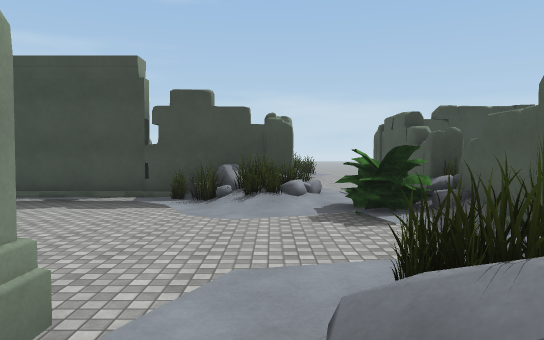
View 1 (above)

24 first-person views from a walk through a scene from a Unity 3-D project. The camera is 1.5 m above the floor, tilts 2° down and sees 70° across. The floor is counted in squares, 2 m on a side. Each view is taken from the middle of a square. On the plan, view 1 faces up. The plan holds only what a view shows up to about 12 squares ahead; the rest is blank. The place goes on beyond the plan. Some surface patterns are stand-ins.

View 2
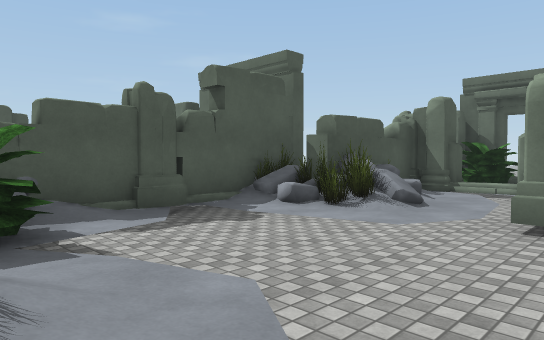

View 3
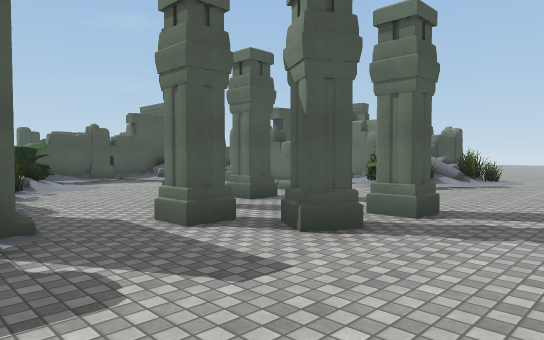

View 4
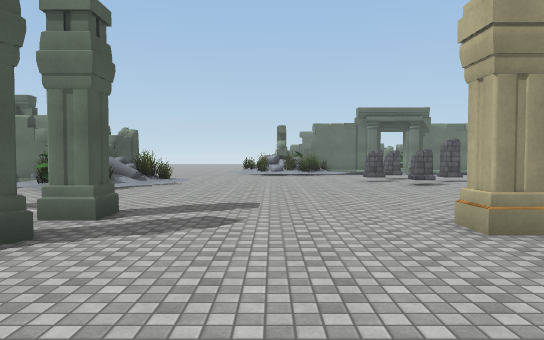

View 5
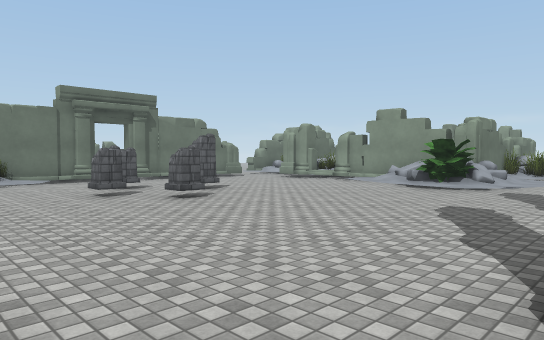

View 6
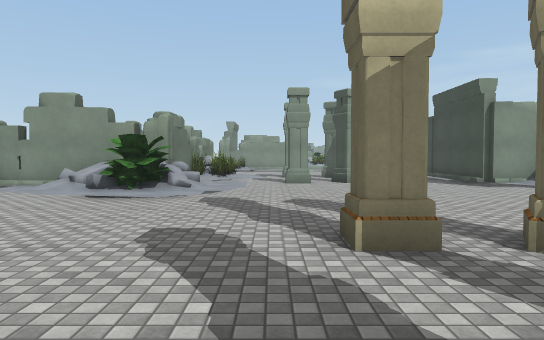

View 7
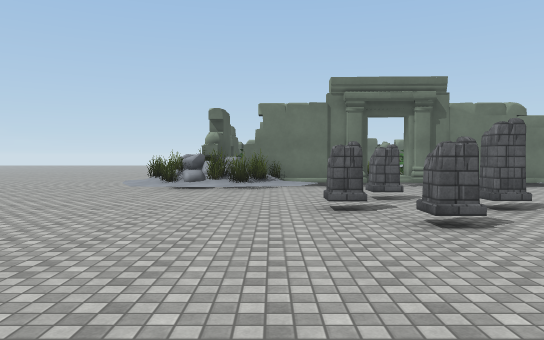

View 8
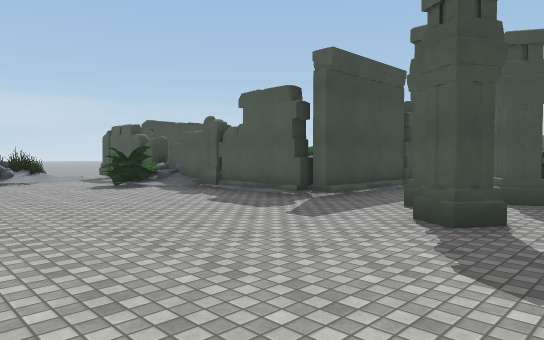

View 9
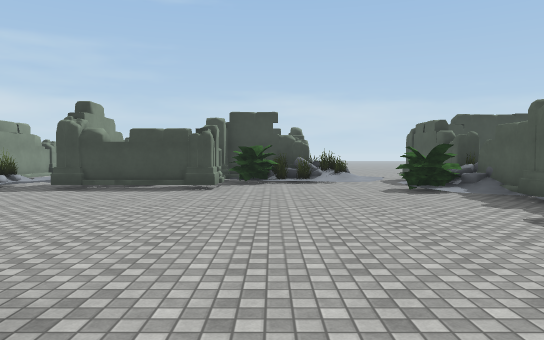

View 10
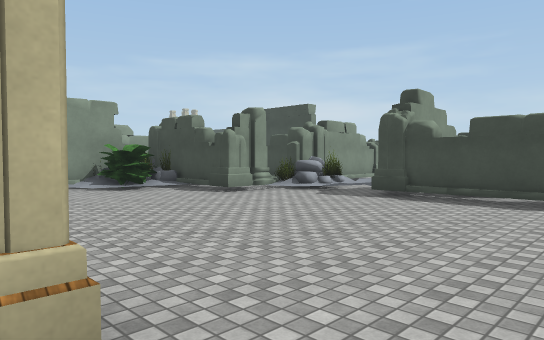

View 11
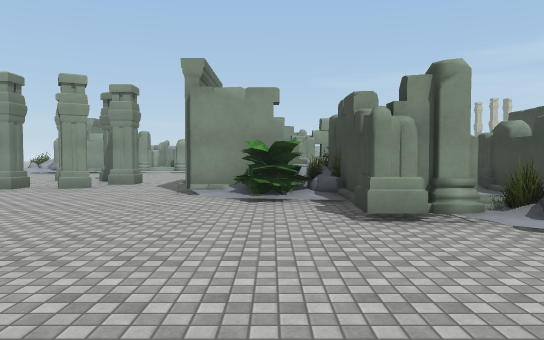

View 12
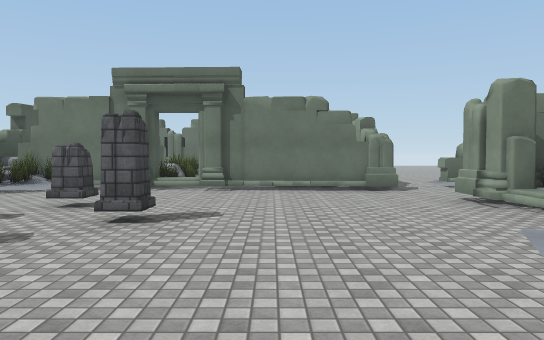

View 13
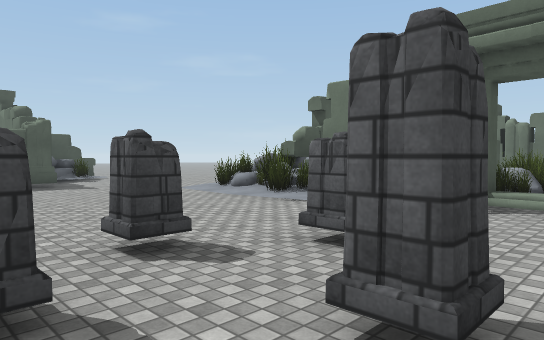

View 14
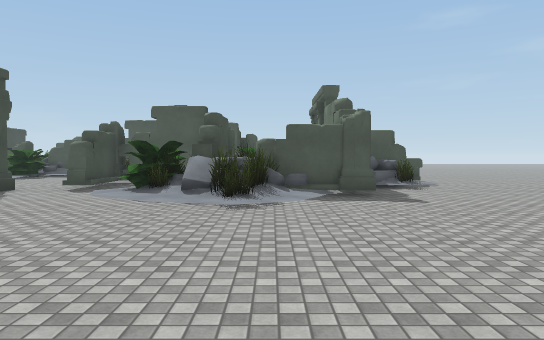

View 15
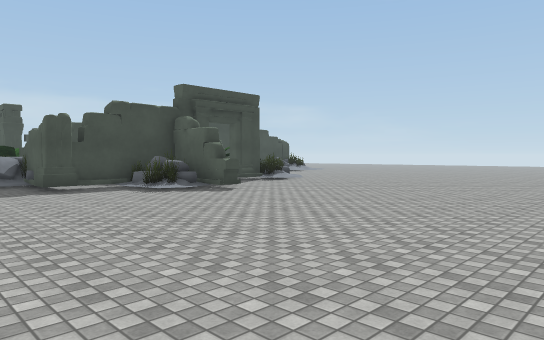

View 16
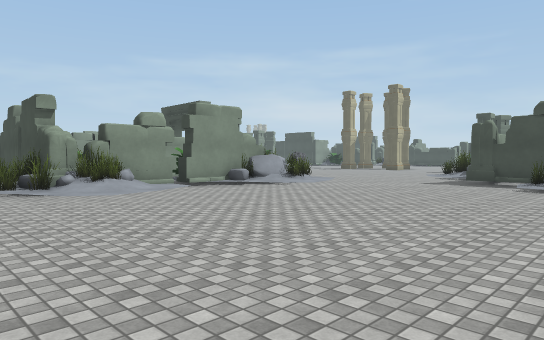

View 17
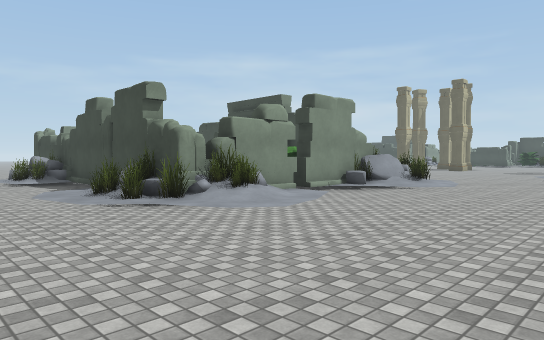

View 18
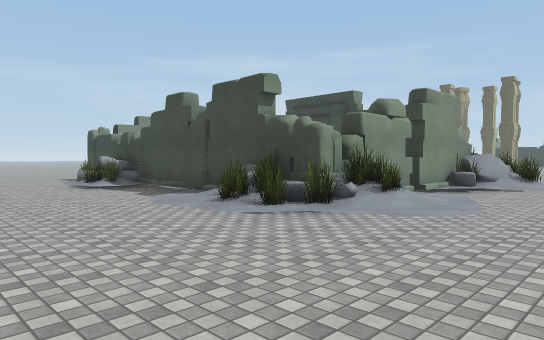

View 19
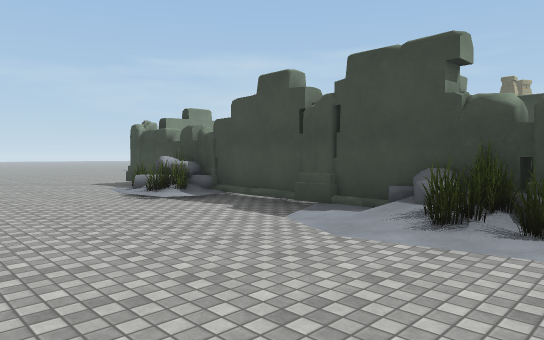

View 20
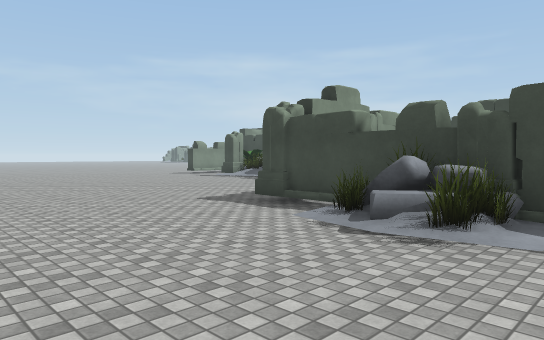

View 21
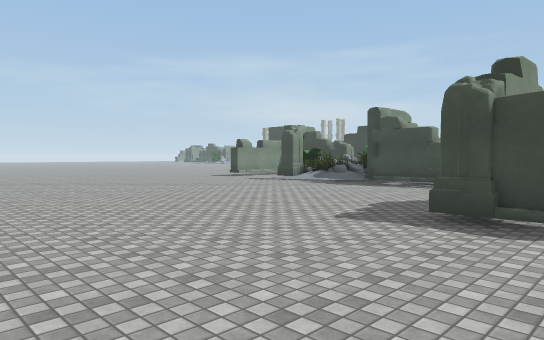

View 22
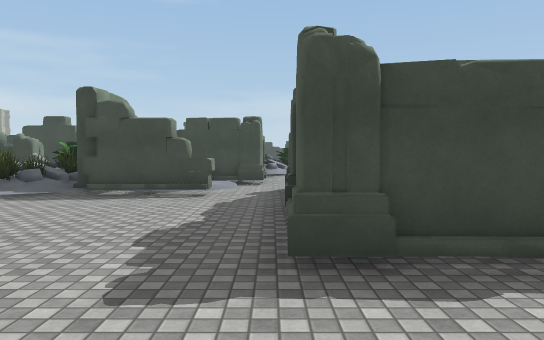

View 23
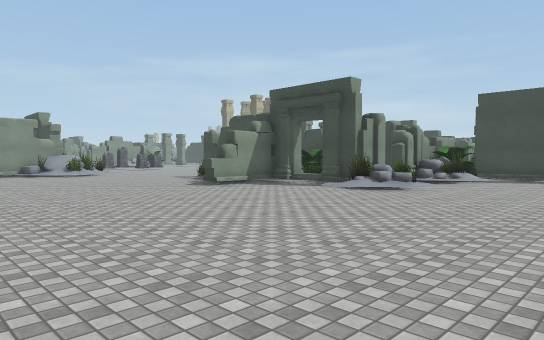

View 24
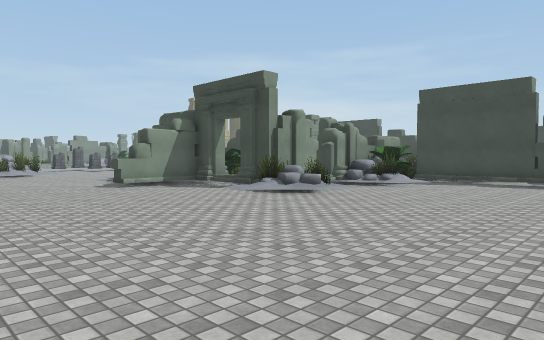

### Floor plan
Key: @ floor where view 1 was taken; # wall or solid block; x gap in a wall; . main floor; : floor 0.25 m higher than the main floor; / step, stairs or slope; B building; C column; O other object.
Columns run from 23 left of view 1 to 8 right of it. Each row starts with its distance up from view 1.
 16      B B B  BBBB/.B
 15    B B// B BBBBB/ B
 14   BBBBB/BB B.//// B
 13      BB/#BBB....BBB
 12  B  B#/.........//B
 11 BBBBBB..........//B
 10   BBB............/B       B
  9 BBB//............/B B     BBBB
  8 .B/............../B /  BB B
  7 ..................BBBBBB  B
  6 #........ # ........./BB/BB
  5 .#.......x. .....#xO..////B
  4 .O.......#..#............/B
  3 /...............#..#....//B
  2 B//::/.................:BBB
  1 BB BBB/.............BBB/BBBB//B
  0   BBBB/..........///  B@ BBBBB
 -1    B//.........../BB/ B/ BB...
 -2    B//....C...../BBBBBB/BBB...
 -3    #/............//B    B .....
 -4    B/....C.C.....//BBBBBB#B....
 -5    B/.....C........BBBB/BB/....
 -6  BBB.........//.....BBB../.....
 -7 BBB/........BBB/......B........
 -8 /B//.BBBB/BBBBBB/...............
 -9 /BB//B   BB BBB/................
-10 ..../B   BB BB/................
-11 ....BB    B  BB.................
-12 .....B    B  B//..............
-13 ....BBBBBBBBBBB/.........  .. .
-14 ....../BB.BB BB/.......
-15 ......///..////.......
-16 ..................... .
-17 .................. .
-18    .. .. . .. .. .

Where each view was taken, in squares from view 1:
view 1: 0 up, 0 right, facing up
view 2: 6 up, 2 left, facing down-right
view 3: 8 up, 9 left, facing down-right
view 4: 8 up, 9 left, facing down
view 5: 4 up, 9 left, facing down-left
view 6: 3 up, 11 left, facing left
view 7: 2 up, 11 left, facing down
view 8: 3 up, 11 left, facing up-right
view 9: 4 up, 10 left, facing up
view 10: 6 up, 11 left, facing up-left
view 11: 10 up, 13 left, facing left
view 12: 1 up, 16 left, facing down
view 13: 2 down, 15 left, facing down-right
view 14: 3 down, 12 left, facing right
view 15: 14 down, 7 left, facing up-right
view 16: 16 down, 1 left, facing up-left
view 17: 17 down, 4 left, facing up-left
view 18: 18 down, 6 left, facing up-left
view 19: 18 down, 9 left, facing up-left
view 20: 18 down, 14 left, facing up-left
view 21: 18 down, 17 left, facing up-left
view 22: 16 down, 19 left, facing up
view 23: 13 down, 7 right, facing up-left
view 24: 11 down, 8 right, facing up-left
